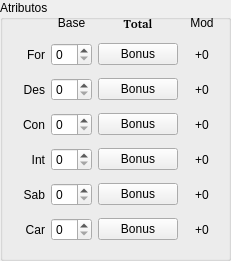
    <widget class="QGroupBox" name="groupBox_4">
     <property name="geometry">
      <rect>
       <x>0</x>
       <y>0</y>
       <width>231</width>
       <height>261</height>
      </rect>
     </property>
     <property name="styleSheet">
      <string notr="true"/>
     </property>
     <property name="title">
      <string>Atributos</string>
     </property>
     <widget class="QWidget" name="gridLayoutWidget_2">
      <property name="geometry">
       <rect>
        <x>9</x>
        <y>10</y>
        <width>211</width>
        <height>241</height>
       </rect>
      </property>
      <layout class="QGridLayout" name="gridLayout_2" rowstretch="0,0,0,0,0,0,0">
       <item row="3" column="2">
        <widget class="QPushButton" name="botao_bonus_constituicao">
         <property name="text">
          <string>Bonus</string>
         </property>
        </widget>
       </item>
       <item row="4" column="0">
        <widget class="QLabel" name="label_47">
         <property name="text">
          <string>Int</string>
         </property>
         <property name="alignment">
          <set>Qt::AlignRight|Qt::AlignTrailing|Qt::AlignVCenter</set>
         </property>
        </widget>
       </item>
       <item row="2" column="1">
        <widget class="QSpinBox" name="spin_destreza">
         <property name="toolTip">
          <string>Destreza</string>
         </property>
        </widget>
       </item>
       <item row="5" column="0">
        <widget class="QLabel" name="label_49">
         <property name="text">
          <string>Sab</string>
         </property>
         <property name="alignment">
          <set>Qt::AlignRight|Qt::AlignTrailing|Qt::AlignVCenter</set>
         </property>
        </widget>
       </item>
       <item row="6" column="0">
        <widget class="QLabel" name="label_51">
         <property name="text">
          <string>Car</string>
         </property>
         <property name="alignment">
          <set>Qt::AlignRight|Qt::AlignTrailing|Qt::AlignVCenter</set>
         </property>
        </widget>
       </item>
       <item row="2" column="2">
        <widget class="QPushButton" name="botao_bonus_destreza">
         <property name="text">
          <string>Bonus</string>
         </property>
        </widget>
       </item>
       <item row="3" column="0">
        <widget class="QLabel" name="label_50">
         <property name="text">
          <string>Con</string>
         </property>
         <property name="alignment">
          <set>Qt::AlignRight|Qt::AlignTrailing|Qt::AlignVCenter</set>
         </property>
        </widget>
       </item>
       <item row="2" column="3">
        <widget class="QLabel" name="label_mod_destreza">
         <property name="toolTip">
          <string>Modificador</string>
         </property>
         <property name="text">
          <string>+0</string>
         </property>
         <property name="alignment">
          <set>Qt::AlignCenter</set>
         </property>
        </widget>
       </item>
       <item row="6" column="1">
        <widget class="QSpinBox" name="spin_carisma">
         <property name="toolTip">
          <string>Carisma</string>
         </property>
        </widget>
       </item>
       <item row="1" column="2">
        <widget class="QPushButton" name="botao_bonus_forca">
         <property name="text">
          <string>Bonus</string>
         </property>
        </widget>
       </item>
       <item row="5" column="1">
        <widget class="QSpinBox" name="spin_sabedoria">
         <property name="toolTip">
          <string>Sabedoria</string>
         </property>
        </widget>
       </item>
       <item row="4" column="1">
        <widget class="QSpinBox" name="spin_inteligencia">
         <property name="toolTip">
          <string>Inteligência</string>
         </property>
        </widget>
       </item>
       <item row="1" column="1">
        <widget class="QSpinBox" name="spin_forca">
         <property name="toolTip">
          <string>Força</string>
         </property>
        </widget>
       </item>
       <item row="1" column="0">
        <widget class="QLabel" name="label_27">
         <property name="text">
          <string>For</string>
         </property>
         <property name="alignment">
          <set>Qt::AlignRight|Qt::AlignTrailing|Qt::AlignVCenter</set>
         </property>
        </widget>
       </item>
       <item row="3" column="1">
        <widget class="QSpinBox" name="spin_constituicao">
         <property name="toolTip">
          <string>Constituição</string>
         </property>
        </widget>
       </item>
       <item row="1" column="3">
        <widget class="QLabel" name="label_mod_forca">
         <property name="toolTip">
          <string>Modificador</string>
         </property>
         <property name="text">
          <string>+0</string>
         </property>
         <property name="alignment">
          <set>Qt::AlignCenter</set>
         </property>
        </widget>
       </item>
       <item row="5" column="3">
        <widget class="QLabel" name="label_mod_sabedoria">
         <property name="toolTip">
          <string>Modificador</string>
         </property>
         <property name="text">
          <string>+0</string>
         </property>
         <property name="alignment">
          <set>Qt::AlignCenter</set>
         </property>
        </widget>
       </item>
       <item row="5" column="2">
        <widget class="QPushButton" name="botao_bonus_sabedoria">
         <property name="text">
          <string>Bonus</string>
         </property>
        </widget>
       </item>
       <item row="2" column="0">
        <widget class="QLabel" name="label_48">
         <property name="text">
          <string>Des</string>
         </property>
         <property name="alignment">
          <set>Qt::AlignRight|Qt::AlignTrailing|Qt::AlignVCenter</set>
         </property>
        </widget>
       </item>
       <item row="4" column="2">
        <widget class="QPushButton" name="botao_bonus_inteligencia">
         <property name="text">
          <string>Bonus</string>
         </property>
        </widget>
       </item>
       <item row="4" column="3">
        <widget class="QLabel" name="label_mod_inteligencia">
         <property name="toolTip">
          <string>Modificador</string>
         </property>
         <property name="text">
          <string>+0</string>
         </property>
         <property name="alignment">
          <set>Qt::AlignCenter</set>
         </property>
        </widget>
       </item>
       <item row="6" column="2">
        <widget class="QPushButton" name="botao_bonus_carisma">
         <property name="text">
          <string>Bonus</string>
         </property>
        </widget>
       </item>
       <item row="3" column="3">
        <widget class="QLabel" name="label_mod_constituicao">
         <property name="toolTip">
          <string>Modificador</string>
         </property>
         <property name="text">
          <string>+0</string>
         </property>
         <property name="alignment">
          <set>Qt::AlignCenter</set>
         </property>
        </widget>
       </item>
       <item row="6" column="3">
        <widget class="QLabel" name="label_mod_carisma">
         <property name="toolTip">
          <string>Modificador</string>
         </property>
         <property name="text">
          <string>+0</string>
         </property>
         <property name="alignment">
          <set>Qt::AlignCenter</set>
         </property>
        </widget>
       </item>
       <item row="0" column="3">
        <widget class="QLabel" name="label_28">
         <property name="sizePolicy">
          <sizepolicy hsizetype="Preferred" vsizetype="Fixed">
           <horstretch>0</horstretch>
           <verstretch>0</verstretch>
          </sizepolicy>
         </property>
         <property name="text">
          <string>Mod</string>
         </property>
         <property name="alignment">
          <set>Qt::AlignCenter</set>
         </property>
        </widget>
       </item>
       <item row="0" column="2">
        <widget class="QLabel" name="label_63">
         <property name="sizePolicy">
          <sizepolicy hsizetype="Preferred" vsizetype="Fixed">
           <horstretch>0</horstretch>
           <verstretch>0</verstretch>
          </sizepolicy>
         </property>
         <property name="font">
          <font>
           <family>Noto Sans [unknown]</family>
           <weight>75</weight>
           <bold>true</bold>
          </font>
         </property>
         <property name="text">
          <string>Total</string>
         </property>
         <property name="alignment">
          <set>Qt::AlignCenter</set>
         </property>
        </widget>
       </item>
       <item row="0" column="1">
        <widget class="QLabel" name="label_62">
         <property name="sizePolicy">
          <sizepolicy hsizetype="Preferred" vsizetype="Fixed">
           <horstretch>0</horstretch>
           <verstretch>0</verstretch>
          </sizepolicy>
         </property>
         <property name="text">
          <string>Base</string>
         </property>
         <property name="alignment">
          <set>Qt::AlignCenter</set>
         </property>
        </widget>
       </item>
      </layout>
     </widget>
    </widget>
